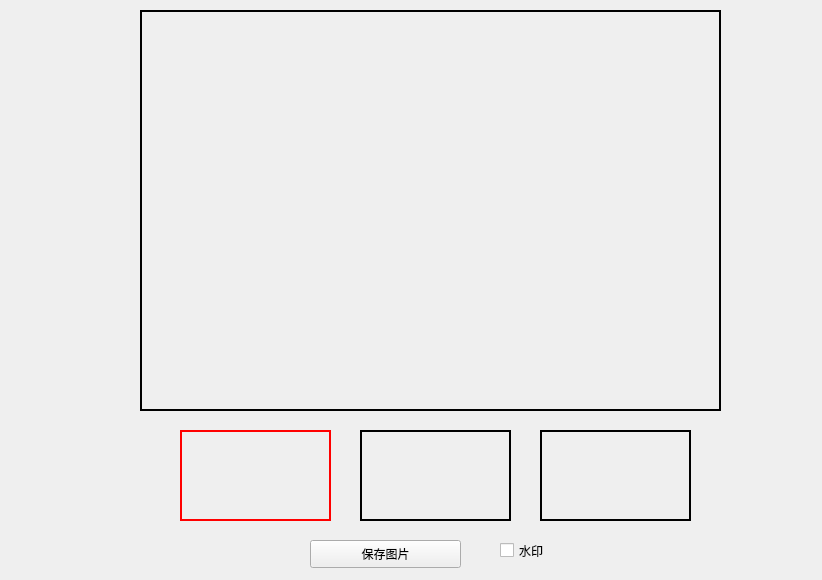
      <widget class="QWidget" name="tab">
       <attribute name="title">
        <string>图像处理</string>
       </attribute>
       <widget class="QWidget" name="widget" native="true">
        <property name="geometry">
         <rect>
          <x>50</x>
          <y>0</y>
          <width>763</width>
          <height>571</height>
         </rect>
        </property>
        <widget class="QLabel" name="label_show">
         <property name="geometry">
          <rect>
           <x>90</x>
           <y>10</y>
           <width>581</width>
           <height>401</height>
          </rect>
         </property>
         <property name="frameShape">
          <enum>QFrame::WinPanel</enum>
         </property>
         <property name="lineWidth">
          <number>1</number>
         </property>
         <property name="text">
          <string/>
         </property>
        </widget>
        <widget class="QPushButton" name="pushButton_3">
         <property name="geometry">
          <rect>
           <x>10</x>
           <y>180</y>
           <width>64</width>
           <height>64</height>
          </rect>
         </property>
         <property name="styleSheet">
          <string notr="true">border-radius:32px;
background-image: url(:/myImage/images/prev.png);</string>
         </property>
         <property name="text">
          <string/>
         </property>
        </widget>
        <widget class="QPushButton" name="pushButton_4">
         <property name="geometry">
          <rect>
           <x>690</x>
           <y>180</y>
           <width>64</width>
           <height>64</height>
          </rect>
         </property>
         <property name="styleSheet">
          <string notr="true">border-radius:32px;
background-image: url(:/myImage/images/next.png);</string>
         </property>
         <property name="text">
          <string/>
         </property>
        </widget>
        <widget class="QLabel" name="label_other">
         <property name="geometry">
          <rect>
           <x>130</x>
           <y>430</y>
           <width>151</width>
           <height>91</height>
          </rect>
         </property>
         <property name="styleSheet">
          <string notr="true">border:2px solid red;</string>
         </property>
         <property name="frameShape">
          <enum>QFrame::NoFrame</enum>
         </property>
         <property name="frameShadow">
          <enum>QFrame::Plain</enum>
         </property>
         <property name="text">
          <string/>
         </property>
        </widget>
        <widget class="QLabel" name="label_other_1">
         <property name="geometry">
          <rect>
           <x>310</x>
           <y>430</y>
           <width>151</width>
           <height>91</height>
          </rect>
         </property>
         <property name="frameShape">
          <enum>QFrame::WinPanel</enum>
         </property>
         <property name="frameShadow">
          <enum>QFrame::Plain</enum>
         </property>
         <property name="text">
          <string/>
         </property>
        </widget>
        <widget class="QLabel" name="label_other_3">
         <property name="geometry">
          <rect>
           <x>490</x>
           <y>430</y>
           <width>151</width>
           <height>91</height>
          </rect>
         </property>
         <property name="frameShape">
          <enum>QFrame::WinPanel</enum>
         </property>
         <property name="frameShadow">
          <enum>QFrame::Plain</enum>
         </property>
         <property name="text">
          <string/>
         </property>
        </widget>
        <widget class="QPushButton" name="pushButton_save">
         <property name="geometry">
          <rect>
           <x>260</x>
           <y>540</y>
           <width>151</width>
           <height>28</height>
          </rect>
         </property>
         <property name="text">
          <string>保存图片</string>
         </property>
        </widget>
        <widget class="QCheckBox" name="checkBox">
         <property name="geometry">
          <rect>
           <x>450</x>
           <y>540</y>
           <width>61</width>
           <height>21</height>
          </rect>
         </property>
         <property name="text">
          <string>水印</string>
         </property>
        </widget>
       </widget>
      </widget>
